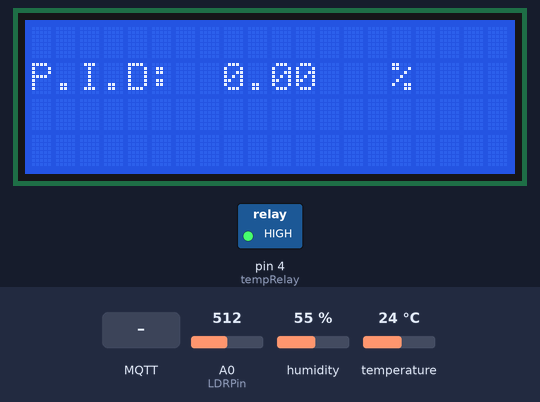
A sketch run on a simulated Arduino Uno, built with avr-gcc and run on an emulated ATmega328P. On the bench: 20×4 character LCD, switched loads named in the sketch (green lamp = pin HIGH). The test bench sets the inputs (shaded band); at power-on: temperature 24 °C, A0 (LDRPin) = 512, humidity 55 %. WiFi joins after 1.5 s; servers stay silent unless stated; no MQTT or app messages arrive unless stated; what the sketch prints to the serial monitor is not drawn.

Above: at 4.2 s.
4.3 s: MQTT message "home/sb/t" arrives on the first subscribed topic
At 4.49 s:
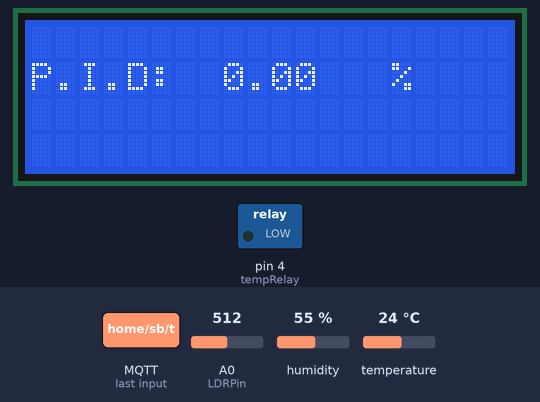
At 5.4 s:
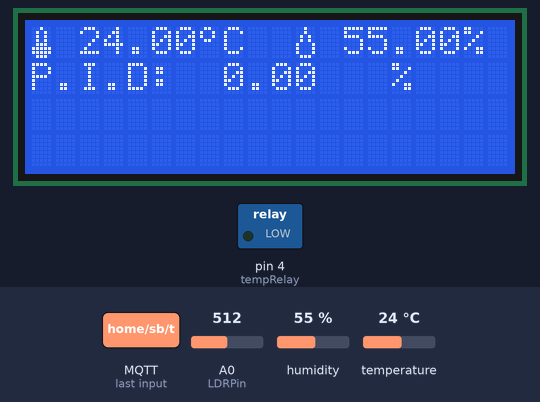
18.3 s: MQTT message "home/sb/up/t" arrives on the first subscribed topic
19.9 s: temperature set to 22.9 °C
At 33.8 s:
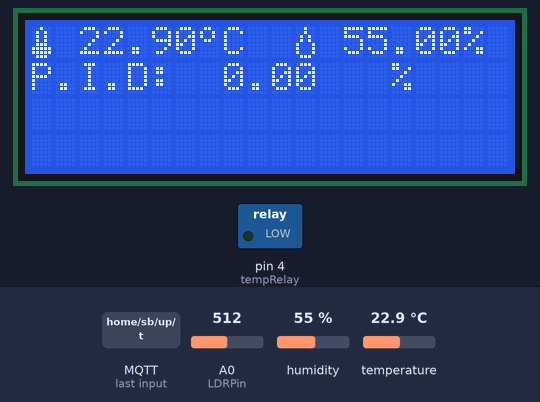
33.9 s: temperature set to 21.3 °C
47.9 s: MQTT message "home/sb/down/t" arrives on the first subscribed topic
At 48.46 s:
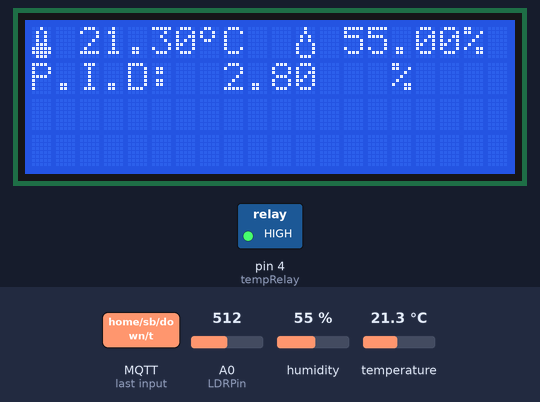
49.8 s: A0 (LDRPin) set to 1005
63.8 s: A0 (LDRPin) set to 1023
Timing chart, 0 to 66.3 s (numbered marks = the images above; inputs shaded):
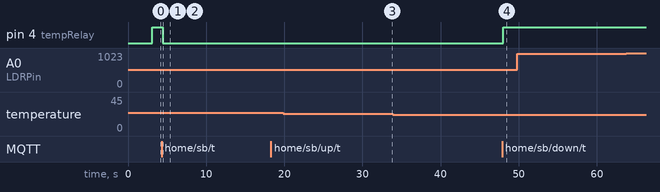

The sketch:

homeNew.ino
```cpp
#define MQTT_VERSION MQTT_VERSION_3_1_1
#define MQTT_MAX_PACKET_SIZE 200
#define PUBLISH_DELAY   15000

//Libraries
#include <SPI.h>
#include <Ethernet.h>
#include <PubSubClient.h>
#include <dht.h>
#include <PID_v1.h>
#include <LiquidCrystal_I2C.h>

// Initialization
dht DHT;
LiquidCrystal_I2C lcd(0x27, 20,4);

//Constants
#define LDRPin    A0 // Fdr
#define DHT22_PIN  2 // DHT22 what pin we're connected to
#define tempRelay  4 // Relay Temperature connect to
#define fanRelay   5 // Relay Temperature connect to
#define backLight  3 // Back_light_pin


// Update these with values suitable for your network.
byte mac[] = {  0xDE, 0xED, 0xBA, 0xFE, 0xFE, 0xED };
IPAddress ip(192, 168, 1, 151);
IPAddress server(35, 184, 80, 23);

EthernetClient ethClient;
PubSubClient client(ethClient);
unsigned long lastSend;
// Temperature vars
float temp = 22.00;
bool relayTempstate = LOW;
float h = 50.00;
float t = 22.00;
// Define Variables we'll be connecting to
double Setpoint, Input, Output;
//S pecify the links and initial tuning parameters
double Kp=2, Ki=5, Kd=1;
PID myPID(&Input, &Output, &Setpoint, Kp, Ki, Kd, DIRECT);
int WindowSize = 5000;
unsigned long windowStartTime;
// TODO: Estudiar inteligencia artifical y aplicar aqui para control de temperatura
// Control de temp manual, automatico o inteligente aplicando inteligencia artificial
// 0 Manual 1 Automatico con pid 2 Automatico con inteligencia y control pid
int tempControl = 0;

// Light vars
int V;
int ilum;

// Fan cooler vars
bool relayFanState = LOW;

// Temp. Icon °C
byte measure[8] =
 {
    0b00001100,     // Los definimos como binarios 0bxxxxxxx
    0b00010010,
    0b00010010,
    0b00001100,
    0b00000000,
    0b00000000,
    0b00000000,
    0b00000000
 };
// Temp. Icon
byte temperature[8] = {
        B00100,
        B01010,
        B01010,
        B01010,
        B01110,
        B11111,
        B11111,
        B01110
};
// Moisture icon
byte moisture[8] = {
        B00100,
        B00100,
        B01010,
        B01010,
        B10001,
        B10001,
        B10001,
        B01110
};

void callback(char* topic, byte* payload, unsigned int length) {
  Serial.print("Message arrived on topic: ");
  Serial.print(topic);
  Serial.print("Message: ");
  String messageTemp;
  //
  for (int i = 0; i < length; i++) {
    Serial.print((char)payload[i]);
    messageTemp += (char)payload[i];
  }
  Serial.println();
  Serial.print(messageTemp);
  if (String(topic) == "home/sb/t" || String(topic) == "home/sb/up/t"  || String(topic) == "home/sb/down/t") {
    if(messageTemp == "On")
      relayTempstate = HIGH;
    else if(messageTemp == "Off")
      relayTempstate = LOW;
    else if(messageTemp == "-1" || messageTemp == "1")
       temp += messageTemp.toFloat();
  }
  sendData();
}

void compute() {

    Input = t;
    myPID.Compute();
    /************************************************
     turn the output pin on/off based on pid output
     in this case 4 pin
    ************************************************/
    unsigned long now = millis();
    if(tempControl == 0) {
      if((float)t > (float)temp ) {
        // Apaga relay de generacion de calor y deberia mantener la temperatura seteada
        Serial.print("Changing output to OFF");
        Serial.println();
        relayTempstate = LOW;
        //relayFanState = HIGH;
        //digitalWrite(fanRelay, relayFanState);
      }
      else {
        // Prende relay de generacion de calor y para intentar mantener la temperatura seteada
        Serial.print("Changing output to ON");
        Serial.println();
        relayTempstate = HIGH;
        //relayFanState = LOW;
        //digitalWrite(fanRelay, relayFanState);
      }
    } else if(tempControl == 1) {
       if (now - windowStartTime > WindowSize)
       { //time to shift the Relay Window
          windowStartTime += WindowSize;
       }
       if (Output > now - windowStartTime) {
          relayTempstate = HIGH;
       }
       else {
          relayTempstate = LOW;
        }
    } else if(tempControl == 2) {
      // TODO: Control inteligente inteligencia artifical
    }
    digitalWrite(tempRelay, relayTempstate);
      // Print PID Value
    lcd.setCursor ( 0, 1 );
    lcd.print("P.I.D:");
    lcd.setCursor( 8, 1);
    lcd.print(Output);
    lcd.setCursor(15, 1);
    lcd.print("%");
}

void reconnect() {
  // Loop until we're reconnected
  while (!client.connected()) {
    Serial.print("Attempting MQTT connection...");
    // Attempt to connect
    if (client.connect("arduinoClient")) {
      Serial.println("connected");
      // ... and resubscribe
      client.subscribe("agent/connected");
      client.subscribe("agent/message");
      client.subscribe("agent/disconnected");
      client.subscribe("home/sb/t");
      client.subscribe("home/sb/up/t");
      client.subscribe("home/sb/down/t");
    } else {
      Serial.print("failed, rc=");
      Serial.print(client.state());
      Serial.println(" try again in 5 seconds");
      // Wait 5 seconds before retrying
      delay(5000);
    }
  }
}

void setup()
{
   // Lcd Configuration
  lcd.begin();
  lcd.backlight();
  lcd.createChar(1, measure);
  lcd.createChar(2, temperature);
  lcd.createChar(3, moisture);

  pinMode(tempRelay, OUTPUT);
 // pinMode(fanRelay, OUTPUT);
  Serial.begin(9600);
  client.setServer("35.184.80.23", 1883);
  //client.setServer("192.168.1.101", 1883);
  client.setCallback(callback);
  Ethernet.begin(mac);
  // Allow the hardware to sort itself out
  delay(1500);
  Serial.println(Ethernet.localIP());

  lastSend = millis();
  windowStartTime = millis();
  //initialize the variables we're linked to
  Setpoint = 21.00;
  //tell the PID to range between 0 and the full window size
  myPID.SetOutputLimits(0, WindowSize);
  //turn the PID on
  myPID.SetMode(AUTOMATIC);
  client.subscribe("home/sb/t");
  client.subscribe("home/sb/up/t");
  client.subscribe("home/sb/down/t");

}

void loop()
{
  compute();
  if (!client.connected()) {
    reconnect();
  }
  // it's time to send new data?
  if (millis() - lastSend > PUBLISH_DELAY) {
    sendData();
    lastSend = millis();
  }

  client.loop();
}

void sendData(){
   Serial.println("Collecting temperature data.");
   int chk = DHT.read22(DHT22_PIN);
   h = DHT.humidity;  //Stores humidity value
   t = DHT.temperature; //Stores temperature value
   if (isnan(h) || isnan(t)) {
    Serial.println("DHT sensor fallo en la lectura!");
     return;
   }
   readLight();
   compute();
   // Prepare a JSON payload string
   // t:  temperatura
   // h:  humedad
   // rt: relay temperatura
   // ts: temperatura seteada
   // l:  cantidad de luz o lux o lumenes
   // tc: control de temperatura 0 manual 1 automatico pid 2 inteligente ia
   Setpoint = temp;
   String payload = "{\"t\" :" + String(t) + ", \"h\" : " + String(h) + ", \"rt\": " + (relayTempstate ? "1" : "0") + ", \"ts\":" + String(temp) + ", \"l\": " + String(ilum) + ", \"tc\": "
   + String(tempControl) + "}";
   // Send payload
   char attributes[108];
   payload.toCharArray( attributes, 108 );
   client.publish("home/nb/temp", attributes);
   Serial.println(attributes);
   printScreen();
}

void readLight(){
   Serial.println("Collecting light data.");
   V = analogRead(LDRPin);
   ilum = map (V, 0,1023, 0, 100);
}

void printScreen(){

  // clear display, set cursor position to zero
  lcd.clear();
  // Backlight on
  lcd.setBacklight(HIGH);
  // go home
  lcd.home();
  // Print Temperature
  lcd.write(2);
  lcd.setCursor ( 2, 0 );
  lcd.print(t);
  lcd.setCursor ( 7, 0 );
  lcd.write(1);
  lcd.setCursor ( 8, 0 );
  lcd.write('C');

  // Print moisture
  lcd.setCursor ( 11, 0 );
  lcd.write(3);
  lcd.setCursor ( 13, 0 );
  lcd.print(h);
  lcd.setCursor ( 18, 0 );
  lcd.write('%');
}
```

Measured:
- after the input at 4.3 s, pin 4 (tempRelay): HIGH → LOW after 0.14 s instead of 13.9 s
- after the input at 19.9 s, the display: first changes after 13.5 s (image 3 shows a later state)
- after the input at 47.9 s, pin 4 (tempRelay): LOW → HIGH after 0.15 s instead of 0.62 s
- what the display in image 2 shows lasts 13.7 s, from 4.6 s to 18.3 s
